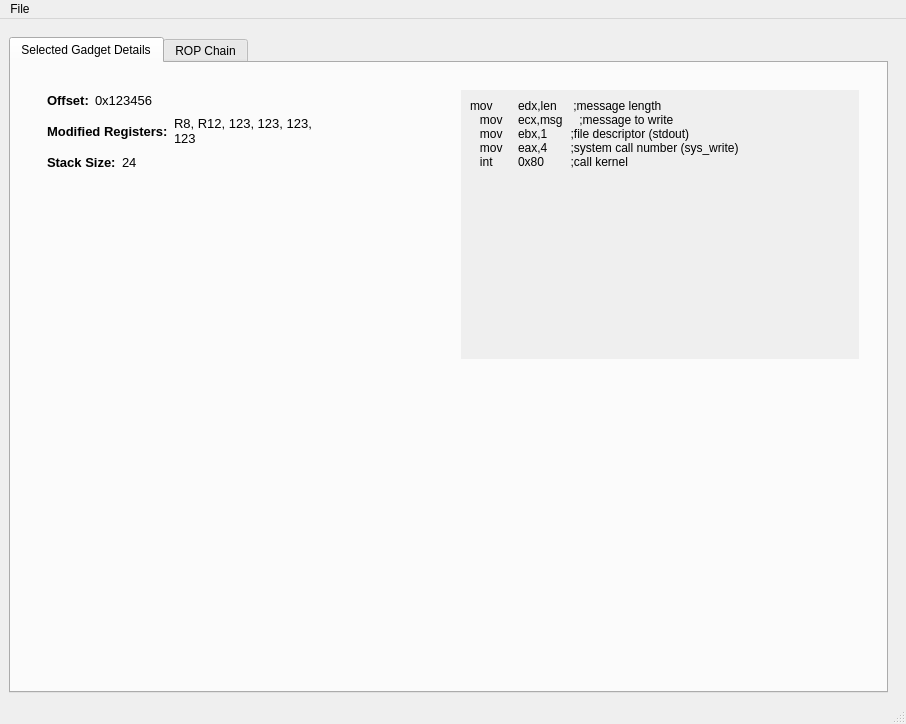
<?xml version="1.0" encoding="UTF-8"?>
<ui version="4.0">
 <class>MainWindow</class>
 <widget class="QMainWindow" name="MainWindow">
  <property name="geometry">
   <rect>
    <x>0</x>
    <y>0</y>
    <width>906</width>
    <height>724</height>
   </rect>
  </property>
  <property name="windowTitle">
   <string>MainWindow</string>
  </property>
  <widget class="QWidget" name="Central_Widget">
   <layout class="QVBoxLayout" name="verticalLayout_4">
    <item>
     <widget class="QFrame" name="Right_Frame">
      <property name="minimumSize">
       <size>
        <width>0</width>
        <height>0</height>
       </size>
      </property>
      <property name="frameShape">
       <enum>QFrame::NoFrame</enum>
      </property>
      <property name="frameShadow">
       <enum>QFrame::Plain</enum>
      </property>
      <layout class="QVBoxLayout" name="verticalLayout">
       <property name="spacing">
        <number>6</number>
       </property>
       <property name="leftMargin">
        <number>0</number>
       </property>
       <property name="topMargin">
        <number>9</number>
       </property>
       <property name="rightMargin">
        <number>9</number>
       </property>
       <property name="bottomMargin">
        <number>0</number>
       </property>
       <item>
        <widget class="QFrame" name="GadgetDetails_Frame">
         <property name="minimumSize">
          <size>
           <width>517</width>
           <height>250</height>
          </size>
         </property>
         <property name="frameShape">
          <enum>QFrame::NoFrame</enum>
         </property>
         <property name="frameShadow">
          <enum>QFrame::Plain</enum>
         </property>
         <layout class="QVBoxLayout" name="verticalLayout_2" stretch="0">
          <property name="spacing">
           <number>0</number>
          </property>
          <property name="leftMargin">
           <number>0</number>
          </property>
          <property name="topMargin">
           <number>0</number>
          </property>
          <property name="rightMargin">
           <number>0</number>
          </property>
          <property name="bottomMargin">
           <number>0</number>
          </property>
          <item>
           <widget class="QTabWidget" name="GadgetDetailsTabs">
            <property name="currentIndex">
             <number>0</number>
            </property>
            <widget class="QWidget" name="SelectedGadgetDetails">
             <attribute name="title">
              <string>Selected Gadget Details</string>
             </attribute>
             <layout class="QVBoxLayout" name="verticalLayout_6">
              <item>
               <widget class="QFrame" name="frame_selected_gadget_details">
                <property name="sizePolicy">
                 <sizepolicy hsizetype="Preferred" vsizetype="Preferred">
                  <horstretch>0</horstretch>
                  <verstretch>0</verstretch>
                 </sizepolicy>
                </property>
                <property name="frameShape">
                 <enum>QFrame::NoFrame</enum>
                </property>
                <property name="frameShadow">
                 <enum>QFrame::Plain</enum>
                </property>
                <layout class="QHBoxLayout" name="horizontalLayout_4">
                 <item>
                  <widget class="QFrame" name="frame_simple_details_wrapper">
                   <property name="frameShape">
                    <enum>QFrame::NoFrame</enum>
                   </property>
                   <property name="frameShadow">
                    <enum>QFrame::Plain</enum>
                   </property>
                   <layout class="QVBoxLayout" name="verticalLayout_3">
                    <item>
                     <widget class="QFrame" name="frame_for_offset">
                      <property name="font">
                       <font>
                        <pointsize>10</pointsize>
                       </font>
                      </property>
                      <property name="layoutDirection">
                       <enum>Qt::LeftToRight</enum>
                      </property>
                      <property name="frameShape">
                       <enum>QFrame::NoFrame</enum>
                      </property>
                      <property name="frameShadow">
                       <enum>QFrame::Plain</enum>
                      </property>
                      <layout class="QHBoxLayout" name="horizontalLayout">
                       <property name="sizeConstraint">
                        <enum>QLayout::SetDefaultConstraint</enum>
                       </property>
                       <property name="topMargin">
                        <number>0</number>
                       </property>
                       <property name="bottomMargin">
                        <number>0</number>
                       </property>
                       <item>
                        <widget class="QLabel" name="offset_keyword">
                         <property name="font">
                          <font>
                           <pointsize>10</pointsize>
                           <bold>true</bold>
                          </font>
                         </property>
                         <property name="text">
                          <string>Offset:</string>
                         </property>
                         <property name="wordWrap">
                          <bool>true</bool>
                         </property>
                        </widget>
                       </item>
                       <item>
                        <widget class="QLabel" name="offset_value">
                         <property name="font">
                          <font>
                           <pointsize>10</pointsize>
                          </font>
                         </property>
                         <property name="text">
                          <string>0x123456</string>
                         </property>
                         <property name="wordWrap">
                          <bool>true</bool>
                         </property>
                        </widget>
                       </item>
                       <item>
                        <spacer name="horizontalSpacer_2">
                         <property name="orientation">
                          <enum>Qt::Horizontal</enum>
                         </property>
                         <property name="sizeHint" stdset="0">
                          <size>
                           <width>40</width>
                           <height>20</height>
                          </size>
                         </property>
                        </spacer>
                       </item>
                      </layout>
                     </widget>
                    </item>
                    <item>
                     <widget class="QFrame" name="frame_for_used_registers">
                      <property name="frameShape">
                       <enum>QFrame::NoFrame</enum>
                      </property>
                      <property name="frameShadow">
                       <enum>QFrame::Plain</enum>
                      </property>
                      <layout class="QHBoxLayout" name="horizontalLayout_2">
                       <property name="topMargin">
                        <number>0</number>
                       </property>
                       <property name="bottomMargin">
                        <number>0</number>
                       </property>
                       <item>
                        <widget class="QLabel" name="modified_registers_keyword">
                         <property name="font">
                          <font>
                           <pointsize>10</pointsize>
                           <bold>true</bold>
                          </font>
                         </property>
                         <property name="text">
                          <string>Modified Registers:</string>
                         </property>
                         <property name="wordWrap">
                          <bool>true</bool>
                         </property>
                         <property name="indent">
                          <number>-1</number>
                         </property>
                        </widget>
                       </item>
                       <item>
                        <widget class="QLabel" name="modified_registers">
                         <property name="font">
                          <font>
                           <pointsize>10</pointsize>
                          </font>
                         </property>
                         <property name="text">
                          <string>R8, R12, 123, 123, 123, 123</string>
                         </property>
                         <property name="alignment">
                          <set>Qt::AlignLeading|Qt::AlignLeft|Qt::AlignVCenter</set>
                         </property>
                         <property name="wordWrap">
                          <bool>true</bool>
                         </property>
                        </widget>
                       </item>
                       <item>
                        <spacer name="horizontalSpacer">
                         <property name="orientation">
                          <enum>Qt::Horizontal</enum>
                         </property>
                         <property name="sizeType">
                          <enum>QSizePolicy::MinimumExpanding</enum>
                         </property>
                         <property name="sizeHint" stdset="0">
                          <size>
                           <width>10</width>
                           <height>20</height>
                          </size>
                         </property>
                        </spacer>
                       </item>
                      </layout>
                     </widget>
                    </item>
                    <item>
                     <widget class="QFrame" name="frame_for_stack_size">
                      <property name="frameShape">
                       <enum>QFrame::NoFrame</enum>
                      </property>
                      <property name="frameShadow">
                       <enum>QFrame::Plain</enum>
                      </property>
                      <layout class="QHBoxLayout" name="horizontalLayout_3">
                       <property name="spacing">
                        <number>6</number>
                       </property>
                       <property name="topMargin">
                        <number>0</number>
                       </property>
                       <property name="bottomMargin">
                        <number>0</number>
                       </property>
                       <item>
                        <widget class="QLabel" name="stack_size">
                         <property name="font">
                          <font>
                           <pointsize>10</pointsize>
                           <bold>true</bold>
                          </font>
                         </property>
                         <property name="text">
                          <string>Stack Size:</string>
                         </property>
                         <property name="wordWrap">
                          <bool>true</bool>
                         </property>
                        </widget>
                       </item>
                       <item>
                        <widget class="QLabel" name="stack_size_2">
                         <property name="font">
                          <font>
                           <pointsize>10</pointsize>
                          </font>
                         </property>
                         <property name="text">
                          <string>24</string>
                         </property>
                         <property name="wordWrap">
                          <bool>true</bool>
                         </property>
                        </widget>
                       </item>
                       <item>
                        <spacer name="horizontalSpacer_3">
                         <property name="orientation">
                          <enum>Qt::Horizontal</enum>
                         </property>
                         <property name="sizeHint" stdset="0">
                          <size>
                           <width>40</width>
                           <height>20</height>
                          </size>
                         </property>
                        </spacer>
                       </item>
                      </layout>
                     </widget>
                    </item>
                    <item>
                     <spacer name="verticalSpacer">
                      <property name="orientation">
                       <enum>Qt::Vertical</enum>
                      </property>
                      <property name="sizeHint" stdset="0">
                       <size>
                        <width>20</width>
                        <height>40</height>
                       </size>
                      </property>
                     </spacer>
                    </item>
                   </layout>
                  </widget>
                 </item>
                 <item>
                  <widget class="QFrame" name="frame_assembly_wrapper">
                   <property name="frameShape">
                    <enum>QFrame::NoFrame</enum>
                   </property>
                   <property name="frameShadow">
                    <enum>QFrame::Plain</enum>
                   </property>
                   <layout class="QHBoxLayout" name="horizontalLayout_7">
                    <item>
                     <widget class="QScrollArea" name="scrollArea">
                      <property name="frameShape">
                       <enum>QFrame::NoFrame</enum>
                      </property>
                      <property name="frameShadow">
                       <enum>QFrame::Plain</enum>
                      </property>
                      <property name="widgetResizable">
                       <bool>true</bool>
                      </property>
                      <property name="alignment">
                       <set>Qt::AlignJustify|Qt::AlignTop</set>
                      </property>
                      <widget class="QWidget" name="scroll_for_assembly_code">
                       <property name="geometry">
                        <rect>
                         <x>0</x>
                         <y>0</y>
                         <width>398</width>
                         <height>266</height>
                        </rect>
                       </property>
                       <layout class="QVBoxLayout" name="verticalLayout_5">
                        <item>
                         <widget class="QLabel" name="assembly_code">
                          <property name="baseSize">
                           <size>
                            <width>1</width>
                            <height>0</height>
                           </size>
                          </property>
                          <property name="frameShape">
                           <enum>QFrame::NoFrame</enum>
                          </property>
                          <property name="text">
                           <string>mov	edx,len     ;message length
   mov	ecx,msg     ;message to write
   mov	ebx,1       ;file descriptor (stdout)
   mov	eax,4       ;system call number (sys_write)
   int	0x80        ;call kernel</string>
                          </property>
                          <property name="alignment">
                           <set>Qt::AlignLeading|Qt::AlignLeft|Qt::AlignTop</set>
                          </property>
                         </widget>
                        </item>
                       </layout>
                      </widget>
                     </widget>
                    </item>
                   </layout>
                  </widget>
                 </item>
                </layout>
               </widget>
              </item>
              <item>
               <spacer name="verticalSpacer_3">
                <property name="orientation">
                 <enum>Qt::Vertical</enum>
                </property>
                <property name="sizeHint" stdset="0">
                 <size>
                  <width>20</width>
                  <height>40</height>
                 </size>
                </property>
               </spacer>
              </item>
             </layout>
            </widget>
            <widget class="QWidget" name="ROPChain">
             <attribute name="title">
              <string>ROP Chain</string>
             </attribute>
            </widget>
           </widget>
          </item>
         </layout>
        </widget>
       </item>
      </layout>
     </widget>
    </item>
   </layout>
  </widget>
  <widget class="QMenuBar" name="menubar">
   <property name="geometry">
    <rect>
     <x>0</x>
     <y>0</y>
     <width>906</width>
     <height>19</height>
    </rect>
   </property>
   <widget class="QMenu" name="menuMenu">
    <property name="title">
     <string>File</string>
    </property>
    <addaction name="actionLoad_file"/>
    <addaction name="actionRemove_file"/>
   </widget>
   <addaction name="menuMenu"/>
  </widget>
  <widget class="QStatusBar" name="statusbar"/>
  <action name="actionLoad_file">
   <property name="text">
    <string>Load</string>
   </property>
  </action>
  <action name="actionRemove_file">
   <property name="text">
    <string>Remove</string>
   </property>
  </action>
 </widget>
 <resources/>
 <connections/>
</ui>
